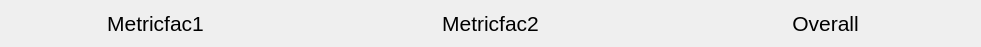
  <widget class="QWidget" name="horizontalLayoutWidget_10">
   <property name="geometry">
    <rect>
     <x>10</x>
     <y>740</y>
     <width>981</width>
     <height>27</height>
    </rect>
   </property>
   <layout class="QHBoxLayout" name="horizontalLayout_9">
    <item>
     <widget class="QLabel" name="label_21">
      <property name="font">
       <font>
        <pointsize>16</pointsize>
       </font>
      </property>
      <property name="text">
       <string>Metricfac1</string>
      </property>
      <property name="alignment">
       <set>Qt::AlignCenter</set>
      </property>
     </widget>
    </item>
    <item>
     <spacer name="horizontalSpacer_11">
      <property name="orientation">
       <enum>Qt::Horizontal</enum>
      </property>
      <property name="sizeType">
       <enum>QSizePolicy::Maximum</enum>
      </property>
      <property name="sizeHint" stdset="0">
       <size>
        <width>40</width>
        <height>20</height>
       </size>
      </property>
     </spacer>
    </item>
    <item>
     <widget class="QLabel" name="label_22">
      <property name="font">
       <font>
        <pointsize>16</pointsize>
       </font>
      </property>
      <property name="text">
       <string>Metricfac2</string>
      </property>
      <property name="alignment">
       <set>Qt::AlignCenter</set>
      </property>
     </widget>
    </item>
    <item>
     <spacer name="horizontalSpacer_12">
      <property name="orientation">
       <enum>Qt::Horizontal</enum>
      </property>
      <property name="sizeType">
       <enum>QSizePolicy::Maximum</enum>
      </property>
      <property name="sizeHint" stdset="0">
       <size>
        <width>40</width>
        <height>20</height>
       </size>
      </property>
     </spacer>
    </item>
    <item>
     <widget class="QLabel" name="label_23">
      <property name="font">
       <font>
        <pointsize>16</pointsize>
       </font>
      </property>
      <property name="text">
       <string>Overall</string>
      </property>
      <property name="alignment">
       <set>Qt::AlignCenter</set>
      </property>
     </widget>
    </item>
   </layout>
  </widget>
